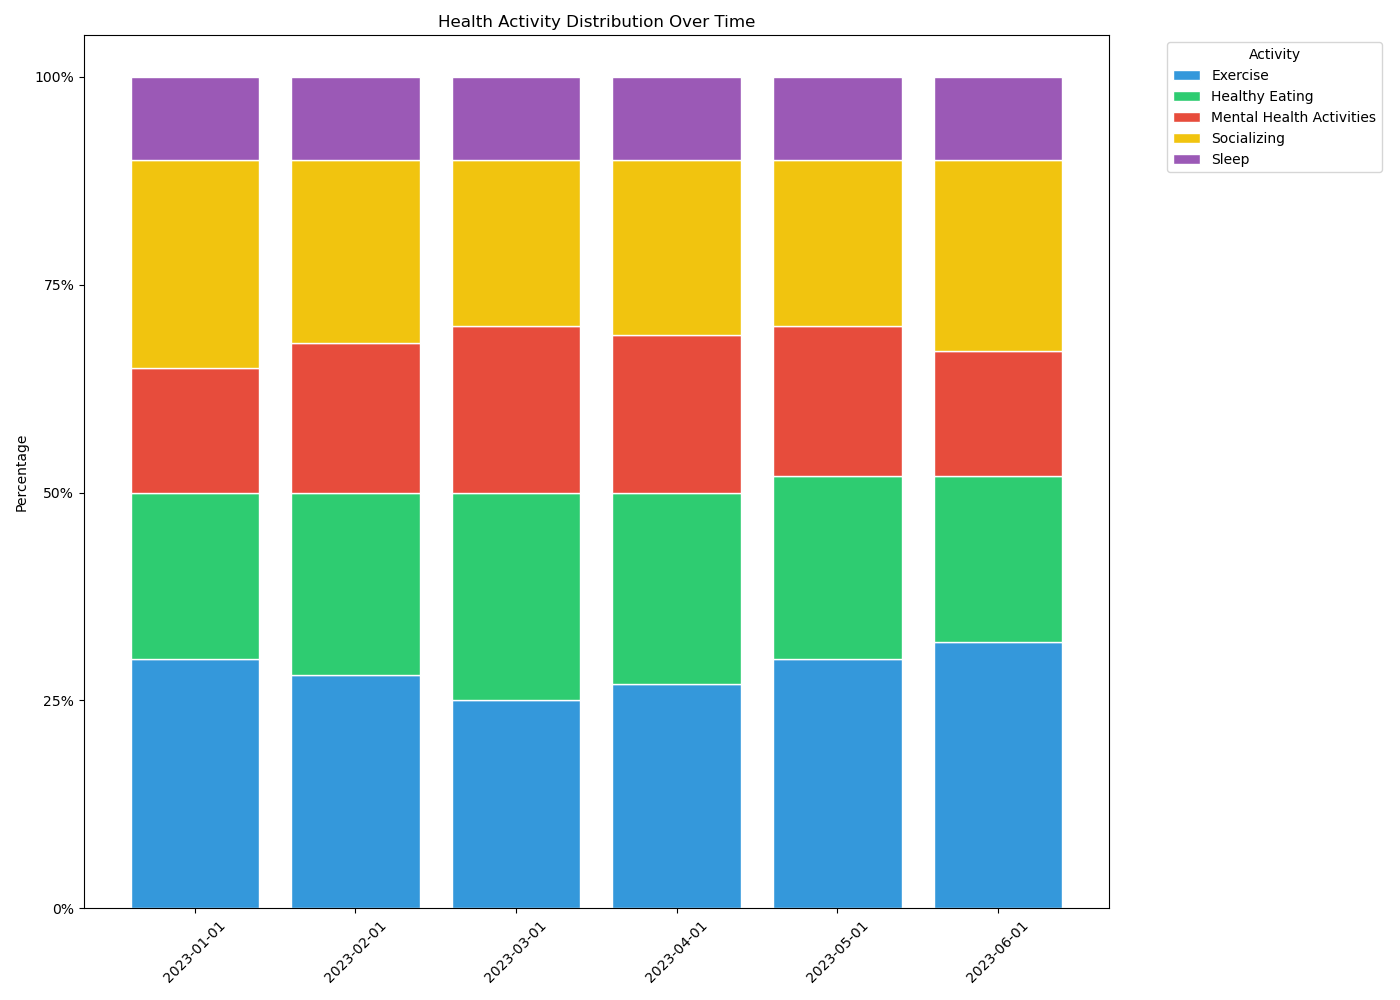

Recreate this plot in Python.

import matplotlib.pyplot as plt
import pandas as pd
import seaborn as sns
from datetime import datetime

# Convert the table data to a DataFrame
data = [
    {'Date': '2023-01-01', 'Exercise': '30%', 'Healthy Eating': '20%', 'Mental Health Activities': '15%', 'Socializing': '25%', 'Sleep': '10%'},
    {'Date': '2023-02-01', 'Exercise': '28%', 'Healthy Eating': '22%', 'Mental Health Activities': '18%', 'Socializing': '22%', 'Sleep': '10%'},
    {'Date': '2023-03-01', 'Exercise': '25%', 'Healthy Eating': '25%', 'Mental Health Activities': '20%', 'Socializing': '20%', 'Sleep': '10%'},
    {'Date': '2023-04-01', 'Exercise': '27%', 'Healthy Eating': '23%', 'Mental Health Activities': '19%', 'Socializing': '21%', 'Sleep': '10%'},
    {'Date': '2023-05-01', 'Exercise': '30%', 'Healthy Eating': '22%', 'Mental Health Activities': '18%', 'Socializing': '20%', 'Sleep': '10%'},
    {'Date': '2023-06-01', 'Exercise': '32%', 'Healthy Eating': '20%', 'Mental Health Activities': '15%', 'Socializing': '23%', 'Sleep': '10%'}
]

df = pd.DataFrame(data)

# Transform percentage strings into numbers
for col in df.columns:
    if col != 'Date':
        df[col] = df[col].str.rstrip('%').astype('float') / 100

# Pivot the data to long format
df_long = df.melt(id_vars='Date', var_name='Activity', value_name='Percentage')

# Sort the DataFrame based on Date to maintain the order
df_long['Date'] = pd.to_datetime(df_long['Date'])
df_long.sort_values(by='Date', inplace=True)

# Plotting the 100% stacked bar chart
categories = df.columns[1:]
colors = ['#3498DB', '#2ECC71', '#E74C3C', '#F1C40F', '#9B59B6']

# Starting point for the first category
left = len(df_long['Date'].unique()) * [0]

fig, ax = plt.subplots(figsize=(14, 10))

# Iterate through the activity categories
for ix, category in enumerate(categories):
    category_data = df_long[df_long['Activity'] == category]
    plt.bar(
        category_data['Date'].dt.strftime('%Y-%m-%d'),
        category_data['Percentage'],
        width=0.8,
        bottom=left,
        color=colors[ix],
        edgecolor="white",
        label=category
    )
    # Add the current category to 'left' for the next series
    left = left + category_data['Percentage'].values

# Customizations
plt.xticks(rotation=45)
plt.yticks(ticks=[0, 0.25, 0.5, 0.75, 1], labels=['0%', '25%', '50%', '75%', '100%'])
plt.ylabel('Percentage')
plt.title('Health Activity Distribution Over Time')
plt.legend(title='Activity', bbox_to_anchor=(1.05, 1), loc='upper left')

# Make it tight layout to fit the legend
plt.tight_layout()

# Display the plot
plt.show()
